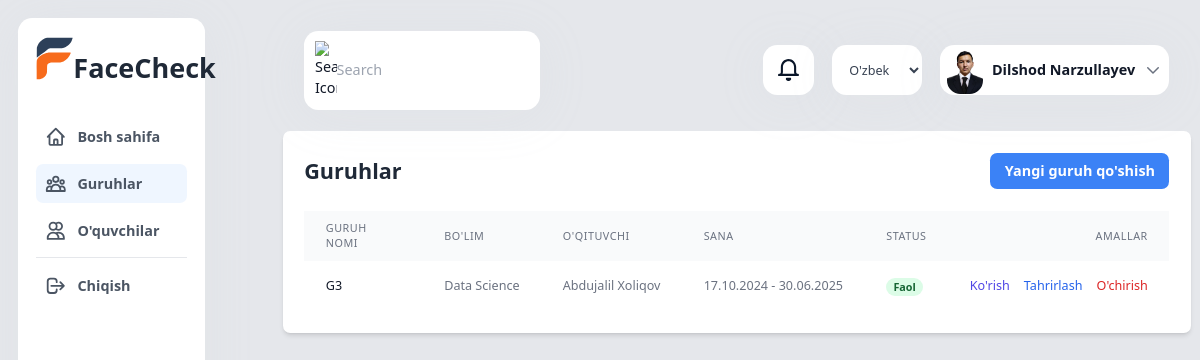
/uz/groups/ (signed in), run on the app's committed database.
### app/models.py (models this page shows, shortened)
class CustomUser(AbstractUser):
    USER_TYPE_CHOICES = (
        ('super_admin', 'Super Admin'),
        ('management', 'Rahbariyat'),
        ('teacher', 'O\'qituvchi'),
        ('student', 'O\'quvchi'),
        ('parent', 'Ota-ona'),
    )
    user_type = models.CharField(max_length=20, choices=USER_TYPE_CHOICES)
    phone_number = models.CharField(max_length=15, blank=True)
    profile_image = models.ImageField(upload_to='profile_pictures/', null=False, blank=False)
    face_encoding = models.BinaryField(null=True, blank=True)
    class Meta:
        verbose_name = _('Foydalanuvchi')
        verbose_name_plural = _('Foydalanuvchilar')

class Group(models.Model):
    name = models.CharField(_('Nomi'), max_length=100)
    department = models.ForeignKey(Department, on_delete=models.CASCADE, related_name='groups')
    teacher = models.ForeignKey(CustomUser, on_delete=models.SET_NULL, null=True, related_name='teaching_groups')
    start_date = models.DateField(_('Boshlanish sanasi'))
    end_date = models.DateField(_('Tugash sanasi'))
    active = models.BooleanField(_('Faol'), default=True)
    created_at = models.DateTimeField(auto_now_add=True)
    class Meta:
        verbose_name = _('Guruh')
        verbose_name_plural = _('Guruhlar')
        ordering = ['-created_at']

class Department(models.Model):
    name = models.CharField(_('Bo\'lim nomi'), max_length=100)
    description = models.TextField(_('Tavsif'), blank=True)
    created_at = models.DateTimeField(auto_now_add=True)
    class Meta:
        verbose_name = _('Bo\'lim')
        verbose_name_plural = _('Bo\'limlar')

### app/views.py (the view)
# urls.py: path('groups/', views.group_list, name='group_list'),
@login_required
def group_list(request):
    groups = Group.objects.all()
    return render(request, 'groups/list.html', {'groups': groups})

### app/context_processors.py (called while the page is built)
def camera_status(request):
    context = {}
    if request.user.is_authenticated and (request.user.is_staff or request.user.is_superuser):
        context['active_camera_count'] = Camera.objects.filter(active=True).count()
    return context

### app/templates/groups/list.html (shortened to what this page needs)
{% extends 'base.html' %}
{% load i18n %}
{% block content %}
<div class="bg-white shadow-md rounded-lg p-6">
    <div class="flex justify-between items-center mb-6">
        <h2 class="text-2xl font-bold text-gray-800">{% trans "Guruhlar" %}</h2>
        <a href="{% url 'app:group_add' %}" class="bg-blue-500 hover:bg-blue-600 text-white font-semibold py-2 px-4 rounded-lg transition duration-300">
            {% trans "Yangi guruh qo'shish" %}
        </a>
    </div>
    <div class="overflow-x-auto">
        <table class="min-w-full table-auto">
            <thead class="bg-gray-50">
                <tr>
                    <th class="px-6 py-3 text-left text-xs font-medium text-gray-500 uppercase tracking-wider">{% trans "Guruh nomi" %}</th>
                    <th class="px-6 py-3 text-left text-xs font-medium text-gray-500 uppercase tracking-wider">{% trans "Bo'lim" %}</th>
                    <th class="px-6 py-3 text-left text-xs font-medium text-gray-500 uppercase tracking-wider">{% trans "O'qituvchi" %}</th>
                    <th class="px-6 py-3 text-left text-xs font-medium text-gray-500 uppercase tracking-wider">{% trans "Sana" %}</th>
                    <th class="px-6 py-3 text-left text-xs font-medium text-gray-500 uppercase tracking-wider">{% trans "Status" %}</th>
                    <th class="px-6 py-3 text-right text-xs font-medium text-gray-500 uppercase tracking-wider">{% trans "Amallar" %}</th>
                </tr>
            </thead>
            <tbody class="bg-white divide-y divide-gray-200">
                {% for group in groups %}
                <tr>
                    <td class="px-6 py-4 whitespace-nowrap text-sm font-medium text-gray-900">{{ group.name }}</td>
                    <td class="px-6 py-4 whitespace-nowrap text-sm text-gray-500">{{ group.department.name }}</td>
                    <td class="px-6 py-4 whitespace-nowrap text-sm text-gray-500">{{ group.teacher.get_full_name }}</td>
                    <td class="px-6 py-4 whitespace-nowrap text-sm text-gray-500">
                        {{ group.start_date|date:"d.m.Y" }} - {{ group.end_date|date:"d.m.Y" }}
                    </td>
                    <td class="px-6 py-4 whitespace-nowrap">
                        <span class="px-2 inline-flex text-xs leading-5 font-semibold rounded-full {% if group.active %}bg-green-100 text-green-800{% else %}bg-red-100 text-red-800{% endif %}">
                            {% if group.active %}{% trans "Faol" %}{% else %}{% trans "Faol emas" %}{% endif %}
                        </span>
                    </td>
                    <td class="px-6 py-4 whitespace-nowrap text-right text-sm font-medium">
                        <a href="{% url 'app:group_detail' group.pk %}" class="text-indigo-600 hover:text-indigo-900 mr-3">{% trans "Ko'rish" %}</a>
                        <a href="{% url 'app:group_edit' group.pk %}" class="text-blue-600 hover:text-blue-900 mr-3">{% trans "Tahrirlash" %}</a>
                        <a href="{% url 'app:group_delete' group.pk %}" class="text-red-600 hover:text-red-900">{% trans "O'chirish" %}</a>
                    </td>
                </tr>
                {% empty %}
                <tr>
                    <td colspan="6" class="px-6 py-4 text-center text-sm text-gray-500">
                        {% trans "Guruhlar topilmadi" %}
                    </td>
                </tr>
                {% endfor %}
            </tbody>
        </table>
    </div>
</div>
{% endblock %}

### app/templates/details/header.html (shortened to what this page needs)
{% load static %}
{% load i18n %}
<div class="container w-full mx-auto p-6">
    <div class="flex justify-between items-center mb-7.5">
        <div class="search-bar flex items-center bg-white rounded-2xl p-3 w-[16.375rem] shadow-[0px_6px_58px_#c3cbd61a]">
            <img src="{% static 'assets/images/img_icn_general_search.svg' %}" alt="{% trans 'Search Icon' %}" width="24" height="24" class="mr-2.75" />
            <input type="text" placeholder="{% trans 'Search' %}" class="border-none outline-none text-base text-gray-600 w-full bg-transparent" />
        </div>
        <div class="user-actions flex items-center">
            <div class="notifications bg-white rounded-2xl w-14 h-14 flex justify-center items-center mr-5 shadow-[0px_6px_58px_#c3cbd61a] cursor-pointer">
                <img src="{% static 'assets/images/img_icn_general_notifications.svg' %}" alt="{% trans 'Notifications' %}" width="24" height="24" />
            </div>
            <div class="relative flex items-center">
                <form action="{% url 'set_language' %}" method="post" class="mr-5">
                    <select name="language" onchange="this.form.submit()" class="bg-white rounded-2xl h-14 w-[100px] text-sm text-gray-700 px-4 py-1 shadow-[0px_6px_58px_#c3cbd61a] focus:outline-none hover:bg-gray-50 cursor-pointer">
                        {% get_current_language as LANGUAGE_CODE %}
                        {% get_available_languages as LANGUAGES %}
                        {% for lang in LANGUAGES %}
                            <option value="{{ lang.0 }}" {% if lang.0 == LANGUAGE_CODE %}selected{% endif %}>
                                {{ lang.1 }}
                            </option>
                        {% endfor %}
                    </select>
                </form>
                <button type="button" onclick="toggleDropdown()" class="user-profile flex items-center bg-white h-14 rounded-2xl p-2 shadow-[0px_6px_58px_#c3cbd61a] hover:bg-gray-50">
                    {% if request.user.profile_image %}
                        <img src="{{ request.user.profile_image.url }}" alt="{% trans 'User Profile' %}" class="profile-pic w-[40px] rounded-[0.9375rem] mr-2.5" />
                    {% else %}
                        <span class="profile-pic w-[40px] h-[40px] rounded-[0.9375rem] mr-2.5 bg-gray-300 flex items-center justify-center text-xl text-gray-600">{{ request.user.get_full_name|make_list|first|upper }}</span>
                    {% endif %}
                    <span class="text-base font-bold text-gray-900 mr-2.5">{{ user.get_full_name }}</span>
                    <svg class="w-5 h-5 text-gray-500" fill="none" stroke="currentColor" viewBox="0 0 24 24">
                        <path stroke-linecap="round" stroke-linejoin="round" stroke-width="2" d="M19 9l-7 7-7-7" />
                    </svg>
                </button>
            </div>
        </div>
    </div>
</div>

### app/templates/base.html (style rules this page uses)
body { zoom: 0.9; -moz-transform: scale(0.9); -moz-transform-origin: 0 0; }

### data on the page
CustomUser: user.profile_image (picture), get_full_name "Dilshod Narzullayev"
Group: name "G3", department.name "Data Science", teacher.get_full_name "Abdujalil Xoliqov", start_date "17.10.2024", end_date "30.06.2025"

### other printed values
form field language "O'zbek tili"
